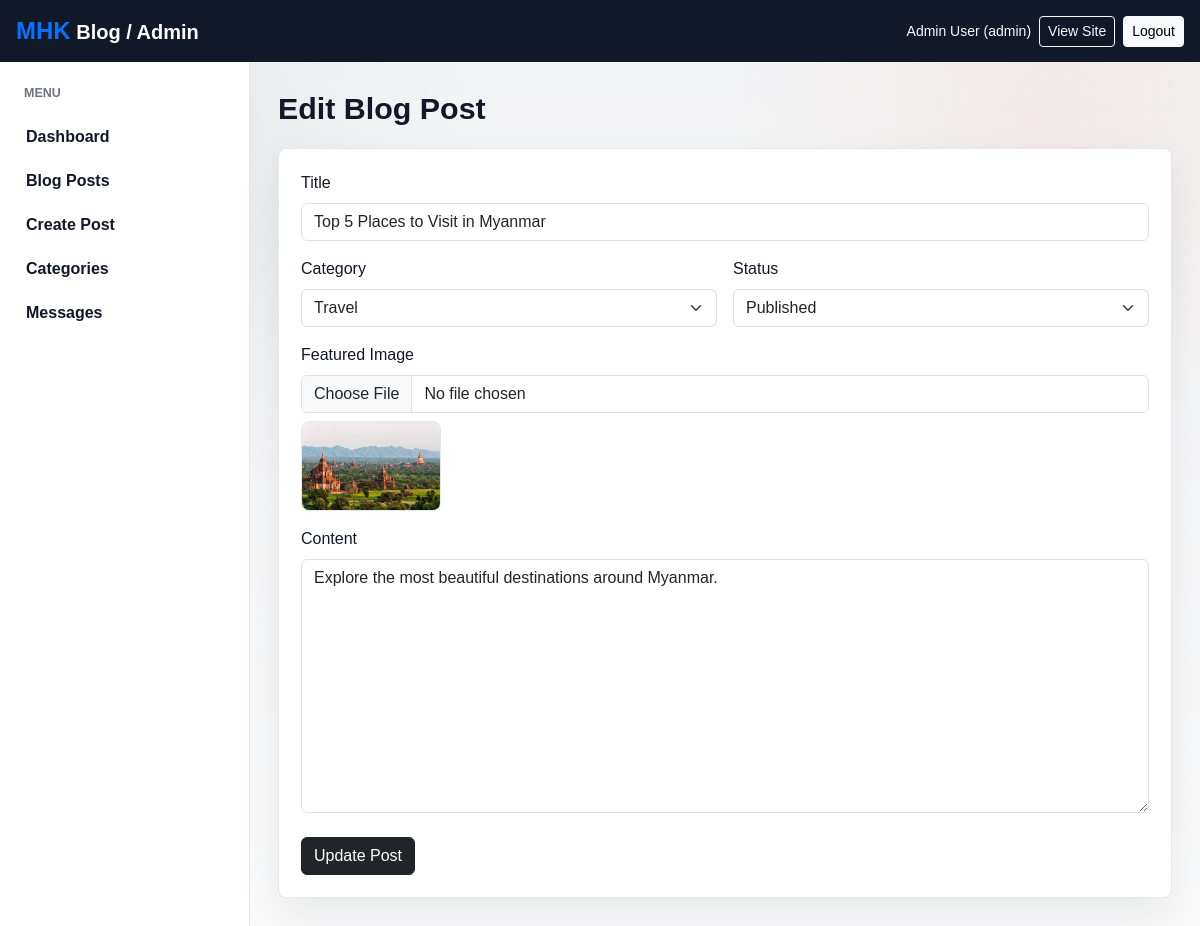
Screenshot of /admin/edit-blog.php?id=3 (signed in) with the database file from the repository.
### tables this page shows
CREATE TABLE IF NOT EXISTS posts (
  id INT AUTO_INCREMENT PRIMARY KEY,
  category_id INT,
  user_id INT,
  title VARCHAR(255) NOT NULL,
  content TEXT NOT NULL,
  image VARCHAR(255),
  status ENUM('draft', 'published') DEFAULT 'published',
  created_at TIMESTAMP DEFAULT CURRENT_TIMESTAMP,
  FOREIGN KEY (category_id) REFERENCES categories(id) ON DELETE SET NULL,
  FOREIGN KEY (user_id) REFERENCES users(id) ON DELETE CASCADE
);

CREATE TABLE IF NOT EXISTS categories (
  id INT AUTO_INCREMENT PRIMARY KEY,
  name VARCHAR(100) NOT NULL,
  description TEXT,
  created_at TIMESTAMP DEFAULT CURRENT_TIMESTAMP
);

### config/functions.php (called while the page is built, shortened)
<?php
function url(string $path = ''): string
{
    return BASE_URL . ltrim($path, '/');
}
function e(?string $value): string
{
    return htmlspecialchars((string) $value, ENT_QUOTES, 'UTF-8');
}
function postImageUrl(?string $image): string
{
    $image = ltrim($image, '/');
    if (str_starts_with($image, 'blogs/')) {
        return url('uploads/' . $image);
    }
    return url('uploads/blogs/' . $image);
}
?>

### admin/edit-blog.php (the view, shortened to what this page needs)
<?php
require_once __DIR__ . '/../config/connection.php';
require_once __DIR__ . '/../config/functions.php';
$id = max(0, (int) ($_GET['id'] ?? 0));
$stmt = $conn->prepare('SELECT * FROM posts WHERE id = ? LIMIT 1');
$stmt->bind_param('i', $id);
$stmt->execute();
$blog = $stmt->get_result()->fetch_assoc();
$categories = $conn->query('SELECT * FROM categories ORDER BY name ASC');
include __DIR__ . '/../includes/head.php';
include __DIR__ . '/navbar.php';
?>
<div class="admin-layout">
    <?php include __DIR__ . '/sidebar.php'; ?>
    <main class="admin-content">
        <div class="admin-heading"><h1>Edit Blog Post</h1></div>
        <form class="content-panel" action="<?= url('admin/edit-blog-process.php'); ?>" method="POST" enctype="multipart/form-data">
            <div class="mb-3">
                <label class="form-label">Title</label>
                <input type="text" name="title" class="form-control" value="<?= e($blog['title']); ?>" required maxlength="255">
            </div>
            <div class="row g-3">
                <div class="col-md-6">
                    <label class="form-label">Category</label>
                    <select name="category_id" class="form-select" required>
                        <?php while ($cat = $categories->fetch_assoc()): ?>
                            <option value="<?= (int) $cat['id']; ?>" <?= (int) $cat['id'] === (int) $blog['category_id'] ? 'selected' : ''; ?>><?= e($cat['name']); ?></option>
                        <?php endwhile; ?>
                    </select>
                </div>
                <div class="col-md-6">
                    <label class="form-label">Status</label>
                    <select name="status" class="form-select" required>
                        <option value="published" <?= $blog['status'] === 'published' ? 'selected' : ''; ?>>Published</option>
                    </select>
                </div>
            </div>
            <div class="mt-3">
                <label class="form-label">Featured Image</label>
                <input type="file" name="image" class="form-control" accept="image/jpeg,image/png,image/gif,image/webp">
                <?php if ($blog['image']): ?>
                    <img class="admin-thumb mt-2" src="<?= e(postImageUrl($blog['image'])); ?>" alt="<?= e($blog['title']); ?>">
                <?php endif; ?>
            </div>
            <div class="mt-3">
                <label class="form-label">Content</label>
                <textarea name="content" rows="10" class="form-control" required><?= e($blog['content']); ?></textarea>
            </div>
            <button type="submit" class="btn btn-dark mt-4">Update Post</button>
        </form>
    </main>
</div>
<?php include __DIR__ . '/../includes/footer-script.php'; ?>

### assets/css/style.css (style rules this page uses)
:root { --ink: #111827; --muted: #6b7280; --line: #e5e7eb; --paper: #ffffff; --soft: #f5f7f2; --accent: #2f5d50; --gold: #d9a441; --coral: #d86f45; --sky: #e8f1f5; }
* { letter-spacing: 0; }
body { color: var(--ink); background: #fbfbf8; font-family: Arial, Helvetica, sans-serif; }
body::before { content: ""; position: fixed; inset: 0; pointer-events: none; background: radial-gradient(circle at 12% 18%, rgba(47, 93, 80, 0.08), transparent 26%), radial-gradient(circle at 88% 12%, rgba(216, 111, 69, 0.09), transparent 24%), linear-gradient(180deg, rgba(255, 255, 255, 0), rgba(255, 255, 255, 0.65)); z-index: -1; }
.hero-panel, .contact-form, .auth-card, .content-panel, .stat-card { background: var(--paper); border: 1px solid var(--line); border-radius: 8px; box-shadow: 0 18px 45px rgba(17, 24, 39, 0.08); }
.admin-body { background: #f3f4f6; }
.admin-layout { display: flex; min-height: calc(100vh - 56px); }
.admin-content { flex: 1; padding: 28px; min-width: 0; }
.admin-heading { display: flex; align-items: center; justify-content: space-between; gap: 16px; margin-bottom: 22px; }
.admin-heading h1 { margin: 0; font-size: 1.9rem; font-weight: 800; }
.content-panel { padding: 22px; }
.admin-thumb { width: 140px; height: 90px; object-fit: cover; border-radius: 8px; border: 1px solid var(--line); }

### rows the page displays
posts: title "Top 5 Places to Visit in Myanmar", category_id "Travel", status "Published", image (picture), content "Explore the most beautiful destinations around Myanmar."

### other values shown
$_SESSION['user_name'] "Admin User"
$_SESSION['user_role'] "admin"
